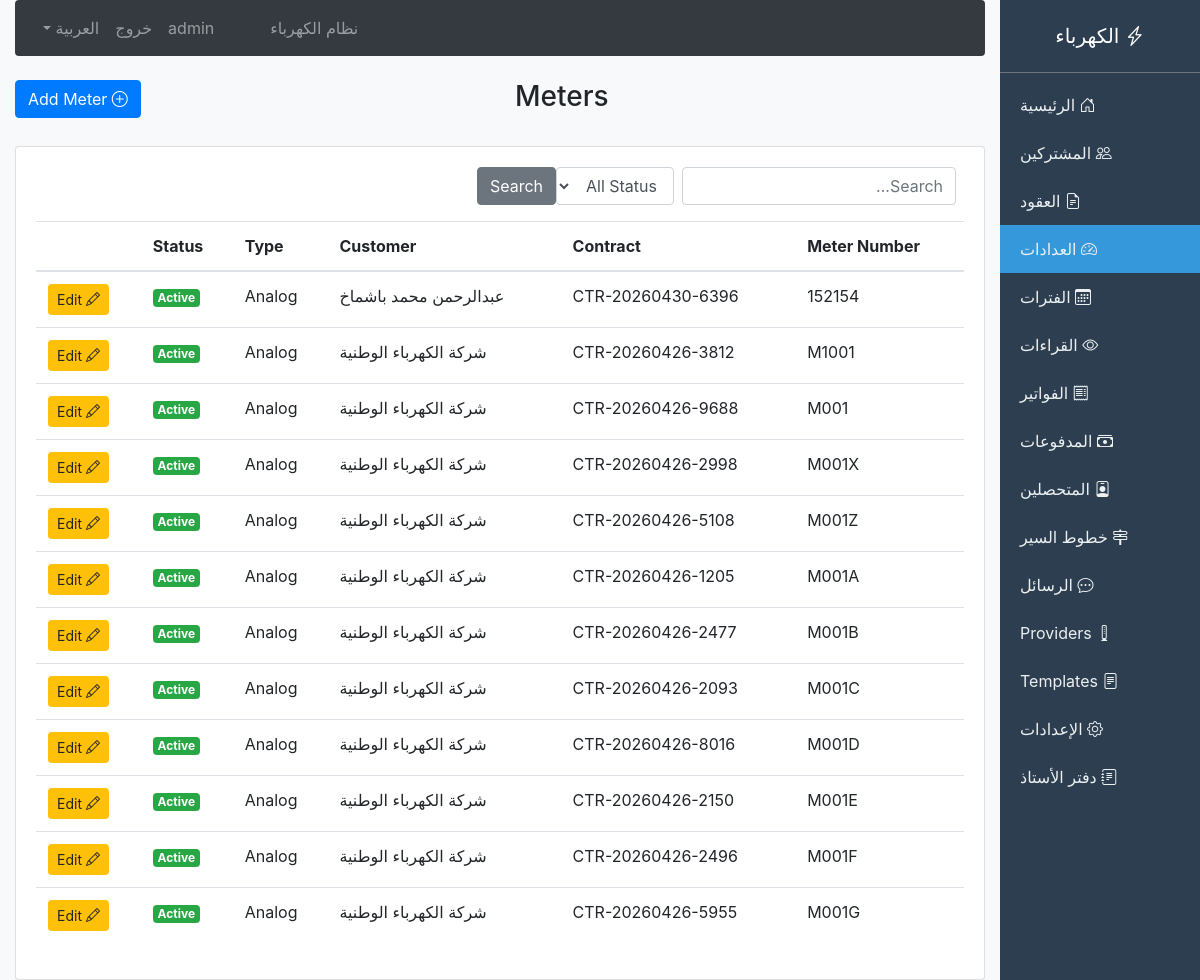
The page /billing/meters/ (signed in) on the database its author committed.
### billing/models.py (models this page shows, shortened)
class Meter(models.Model):
    class MeterStatus(models.TextChoices):
        ACTIVE = 'active', 'Active'
        DEFECTIVE = 'defective', 'Defective'
        REPLACED = 'replaced', 'Replaced'
        REMOVED = 'removed', 'Removed'
    class MeterType(models.TextChoices):
        ANALOG = 'analog', 'Analog'
        DIGITAL = 'digital', 'Digital'
        PREPAID = 'prepaid', 'Prepaid'
    meter_number = models.CharField(max_length=50, unique=True, blank=True)
    contract = models.ForeignKey(Contract, on_delete=models.CASCADE, related_name='meters')
    meter_model = models.CharField(max_length=100, blank=True, default='')
    meter_type = models.CharField(max_length=20, choices=MeterType.choices, default=MeterType.ANALOG)
    initial_reading = models.DecimalField(max_digits=12, decimal_places=2, default=0)
    last_approved_reading = models.DecimalField(max_digits=12, decimal_places=2, null=True, blank=True)
    installation_date = models.DateField(null=True, blank=True)
    last_reading_date = models.DateField(null=True, blank=True)
    meter_status = models.CharField(max_length=20, choices=MeterStatus.choices, default=MeterStatus.ACTIVE)
    location_description = models.CharField(max_length=255, blank=True, default='')
    class Meta:
        ordering = ['-installation_date']

class Contract(models.Model):
    class ContractStatus(models.TextChoices):
        ACTIVE = 'active', 'Active'
        SUSPENDED = 'suspended', 'Suspended'
        TERMINATED = 'terminated', 'Terminated'
        EXPIRED = 'expired', 'Expired'
    contract_number = models.CharField(max_length=50, unique=True, blank=True)
    customer = models.ForeignKey(Customer, on_delete=models.CASCADE, related_name='contracts')
    type = models.ForeignKey(SubscriptionType, on_delete=models.CASCADE)
    start_date = models.DateField(null=True, blank=True)
    end_date = models.DateField(null=True, blank=True)
    contract_status = models.CharField(max_length=20, choices=ContractStatus.choices, default=ContractStatus.ACTIVE)
    connection_load = models.DecimalField(max_digits=10, decimal_places=2, default=0, verbose_name='Connection Load (kW)')
    deposit_amount = models.DecimalField(max_digits=10, decimal_places=2, default=0)
    notes = models.TextField(blank=True, default='')
    created_by = models.ForeignKey(User, on_delete=models.SET_NULL, null=True, blank=True)
    created_at = models.DateTimeField(auto_now_add=True)
    class Meta:
        ordering = ['-created_at']

class Customer(models.Model):
    customer_number = models.CharField(max_length=50, unique=True, blank=True, default='')
    full_name_ar = models.CharField(max_length=150)
    full_name_en = models.CharField(max_length=150, blank=True, default='')
    national_id = models.CharField(max_length=50, blank=True, default='')
    mobile_phone = models.CharField(max_length=20, blank=True, default='')
    phone2 = models.CharField(max_length=20, blank=True, default='')
    email = models.EmailField(blank=True, default='')
    address = models.TextField(blank=True, default='')
    city = models.CharField(max_length=50, blank=True, default='')
    is_active = models.BooleanField(default=True)
    registration_date = models.DateField(auto_now_add=True)
    current_balance = models.DecimalField(max_digits=12, decimal_places=2, default=0)
    credit_limit = models.DecimalField(max_digits=12, decimal_places=2, default=0)
    notes = models.TextField(blank=True, default='')
    created_at = models.DateTimeField(auto_now_add=True)

### billing/views.py (the view)
# urls.py: path('meters/', views.meter_list, name='meter_list'),
def meter_list(request):
    meters = Meter.objects.select_related('contract__customer').all()
    query = request.GET.get('q')
    if query:
        meters = meters.filter(
            Q(meter_number__icontains=query) |
            Q(contract__contract_number__icontains=query)
        )
    status = request.GET.get('status')
    if status:
        meters = meters.filter(meter_status=status)
    paginator = Paginator(meters, 25)
    page = request.GET.get('page')
    return render(request, 'billing/meter_list.html', {
        'meters': paginator.get_page(page),
    })

### billing/context_processors.py (called while the page is built)
def language_context(request):
    lang = getattr(request, 'session', {}).get('django_language', 'ar')
    if not lang:
        lang = 'ar'
    return {
        'LANGUAGE_CODE': lang,
        'LANGUAGE_NAME': 'العربية' if lang == 'ar' else 'English'
    }

### templates/billing/meter_list.html (shortened to what this page needs)
{% extends 'billing/base.html' %}
{% block content %}
<div class="row mb-4">
    <div class="col-md-6">
        <h3>Meters</h3>
    </div>
    <div class="col-md-6 text-left">
        <a href="{% url 'meter_create' %}" class="btn btn-primary">
            <i class="bi bi-plus-circle"></i> Add Meter
        </a>
    </div>
</div>
<div class="card">
    <div class="card-body">
        <form method="get" class="form-inline mb-3">
            <input type="text" name="q" class="form-control mr-2" placeholder="Search..." value="{{ request.GET.q }}">
            <select name="status" class="form-control mr-2">
                <option value="">All Status</option>
            </select>
            <button type="submit" class="btn btn-secondary">Search</button>
        </form>
        <table class="table table-hover">
            <thead>
                <tr>
                    <th>Meter Number</th>
                    <th>Contract</th>
                    <th>Customer</th>
                    <th>Type</th>
                    <th>Status</th>
                    <th></th>
                </tr>
            </thead>
            <tbody>
                {% for meter in meters %}
                <tr>
                    <td>{{ meter.meter_number }}</td>
                    <td>{{ meter.contract.contract_number }}</td>
                    <td>{{ meter.contract.customer.full_name_ar }}</td>
                    <td>{{ meter.get_meter_type_display }}</td>
                    <td>
                        <span class="badge badge-{% if meter.meter_status == 'active' %}success{% else %}warning{% endif %}">
                            {{ meter.get_meter_status_display }}
                        </span>
                    </td>
                    <td>
                        <a href="{% url 'meter_edit' meter.id %}" class="btn btn-sm btn-warning">
                            <i class="bi bi-pencil"></i> Edit
                        </a>
                    </td>
                </tr>
                {% empty %}
                <tr>
                    <td colspan="6" class="text-center">No meters</td>
                </tr>
                {% endfor %}
            </tbody>
        </table>
    </div>
</div>
{% endblock %}

### templates/billing/base.html (shortened to what this page needs)
<!DOCTYPE html>
<html lang="ar" dir="rtl">
<head>
    {% load bootstrap4 %}
    {% bootstrap_css %}
    <link rel="stylesheet" href="https://cdn.jsdelivr.net/npm/bootstrap-icons@1.11.0/font/bootstrap-icons.css">
</head>
<body class="bg-light">
    <div class="container-fluid">
        <div class="row">
            <nav class="col-md-2 d-none d-md-block sidebar p-0">
                <div class="text-center py-4 border-bottom border-secondary">
                    <h5 class="text-white mb-0"><i class="bi bi-lightning-charge"></i> الكهرباء</h5>
                </div>
                <div class="py-2">
                    <a href="{% url 'billing_index' %}" class="{% if request.path == '/billing/' %}active{% endif %}">
                        <i class="bi bi-house-door"></i> الرئيسية
                    </a>
                    <a href="{% url 'customer_list' %}" class="{% if '/billing/customers/' in request.path %}active{% endif %}">
                        <i class="bi bi-people"></i> المشتركين
                    </a>
                    <a href="{% url 'contract_list' %}" class="{% if '/billing/contracts/' in request.path %}active{% endif %}">
                        <i class="bi bi-file-earmark-text"></i> العقود
                    </a>
                    <a href="{% url 'meter_list' %}" class="{% if '/billing/meters/' in request.path %}active{% endif %}">
                        <i class="bi bi-speedometer2"></i> العدادات
                    </a>
                    <a href="{% url 'billing_period_list' %}" class="{% if '/billing/periods/' in request.path %}active{% endif %}">
                        <i class="bi bi-calendar3"></i> الفترات
                    </a>
                    <a href="{% url 'reading_list' %}" class="{% if '/billing/readings/' in request.path %}active{% endif %}">
                        <i class="bi bi-eye"></i> القراءات
                    </a>
                    <a href="{% url 'invoice_list' %}" class="{% if '/billing/invoices/' in request.path %}active{% endif %}">
                        <i class="bi bi-receipt"></i> الفواتير
                    </a>
                    <a href="{% url 'payment_list' %}" class="{% if '/billing/payments/' in request.path %}active{% endif %}">
                        <i class="bi bi-cash-stack"></i> المدفوعات
                    </a>
                    <a href="{% url 'collector_list' %}" class="{% if '/billing/collectors/' in request.path %}active{% endif %}">
                        <i class="bi bi-person-badge"></i> المتحصلين
                    </a>
                    <a href="{% url 'route_list' %}" class="{% if '/billing/routes/' in request.path %}active{% endif %}">
                        <i class="bi bi-signpost-2"></i> خطوط السير
                    </a>
                    <a href="{% url 'sms_list' %}" class="{% if '/billing/sms/' in request.path and request.path != '/billing/sms/providers/' and request.path != '/billing/sms/templates/' %}active{% endif %}">
                        <i class="bi bi-chat-dots"></i> الرسائل
                    </a>
                    <a href="{% url 'sms_provider_list' %}" class="{% if '/billing/sms/providers/' in request.path %}active{% endif %}">
                        <i class="bi bi-modem"></i> Providers
                    </a>
                    <a href="{% url 'sms_template_list' %}" class="{% if '/billing/sms/templates/' in request.path %}active{% endif %}">
                        <i class="bi bi-file-text"></i> Templates
                    </a>
                    <a href="{% url 'system_settings' %}" class="{% if '/billing/settings/' in request.path %}active{% endif %}">
                        <i class="bi bi-gear"></i> الإعدادات
                    </a>
                    <a href="{% url 'ledger_list' %}" class="{% if '/billing/ledger/' in request.path %}active{% endif %}">
                        <i class="bi bi-journal-text"></i> دفتر الأستاذ
                    </a>
                </div>
            </nav>
            <div class="col-md-10">
                <nav class="navbar navbar-expand-lg navbar-dark bg-dark rounded mb-4">
                    <div class="collapse navbar-collapse" id="navbarNav">
                        <ul class="navbar-nav mr-auto">
                            <li class="nav-item">
                                <a class="nav-link" href="{% url 'billing_index' %}">نظام الكهرباء</a>
                            </li>
                        </ul>
                        <ul class="navbar-nav">
                            {% if user.is_authenticated %}
                            <li class="nav-item">
                                <span class="nav-link">{{ user.username }}</span>
                            </li>
                            <li class="nav-item">
                                <a class="nav-link" href="{% url 'logout' %}">{% if LANGUAGE_CODE == 'ar' %}خروج{% else %}Logout{% endif %}</a>
                            </li>
                            {% else %}
                            <li class="nav-item">
                                <a class="nav-link" href="{% url 'login' %}">{% if LANGUAGE_CODE == 'ar' %}دخول{% else %}Login{% endif %}</a>
                            </li>
                            {% endif %}
                            <li class="nav-item dropdown">
                                <a class="nav-link dropdown-toggle" href="#" data-toggle="dropdown">
                                    {% if LANGUAGE_CODE == 'ar' %}العربية{% else %}English{% endif %}
                                </a>
                            </li>
                        </ul>
                    </div>
                </nav>
                {% block content %}{% endblock %}
            </div>
        </div>
    </div>
</body>
</html>

### templates/billing/base.html (style rules this page uses)
.sidebar { min-height: 100vh; background: #2c3e50; }
.sidebar a { color: #ecf0f1; padding: 12px 20px; display: block; text-decoration: none; border-radius: 0; }
.sidebar a.active { background: #3498db; }

### rows shown on the page
Meter: meter_number "152154", contract.contract_number "CTR-20260430-6396", contract.customer.full_name_ar "عبدالرحمن محمد باشماخ", meter_type "Analog", meter_status "Active"
Meter: meter_number "M1001", contract.contract_number "CTR-20260426-3812", contract.customer.full_name_ar "شركة الكهرباء الوطنية", meter_type "Analog", meter_status "Active"
Meter: meter_number "M001", contract.contract_number "CTR-20260426-9688", contract.customer.full_name_ar "شركة الكهرباء الوطنية", meter_type "Analog", meter_status "Active"
Meter: meter_number "M001X", contract.contract_number "CTR-20260426-2998", contract.customer.full_name_ar "شركة الكهرباء الوطنية", meter_type "Analog", meter_status "Active"
Meter: meter_number "M001Z", contract.contract_number "CTR-20260426-5108", contract.customer.full_name_ar "شركة الكهرباء الوطنية", meter_type "Analog", meter_status "Active"
Meter: meter_number "M001A", contract.contract_number "CTR-20260426-1205", contract.customer.full_name_ar "شركة الكهرباء الوطنية", meter_type "Analog", meter_status "Active"
Meter: meter_number "M001B", contract.contract_number "CTR-20260426-2477", contract.customer.full_name_ar "شركة الكهرباء الوطنية", meter_type "Analog", meter_status "Active"
Meter: meter_number "M001C", contract.contract_number "CTR-20260426-2093", contract.customer.full_name_ar "شركة الكهرباء الوطنية", meter_type "Analog", meter_status "Active"
Meter: meter_number "M001D", contract.contract_number "CTR-20260426-8016", contract.customer.full_name_ar "شركة الكهرباء الوطنية", meter_type "Analog", meter_status "Active"
Meter: meter_number "M001E", contract.contract_number "CTR-20260426-2150", contract.customer.full_name_ar "شركة الكهرباء الوطنية", meter_type "Analog", meter_status "Active"
Meter: meter_number "M001F", contract.contract_number "CTR-20260426-2496", contract.customer.full_name_ar "شركة الكهرباء الوطنية", meter_type "Analog", meter_status "Active"
Meter: meter_number "M001G", contract.contract_number "CTR-20260426-5955", contract.customer.full_name_ar "شركة الكهرباء الوطنية", meter_type "Analog", meter_status "Active"

### other values the page prints
{{ user.username }} "admin"
